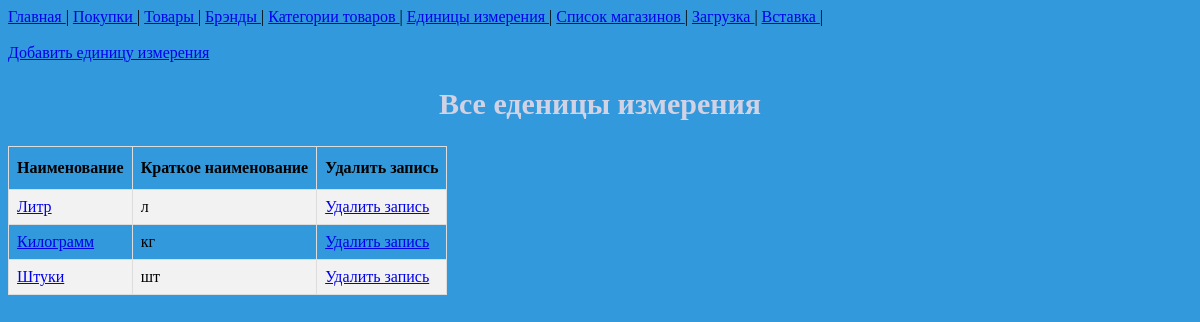
/unit/, run on the app's committed database.
### buy/models.py (models this page shows, shortened)
class Unit(models.Model):
    name = models.CharField(max_length=20)
    name_mini = models.CharField(max_length=5)
    def get_url(self):
        return reverse('update-unit', args=[self.id])
    def del_url(self):
        return reverse('del-unit', args=[self.id])

### buy/views.py (the view)
# urls.py: path('unit/', views.ListUnit.as_view(), name='list-unit'),
class ListUnit(ListView):
    template_name = 'buy/list_unit.html'
    model = Unit

### buy/templates/buy/list_unit.html (shortened to what this page needs)
{% extends 'buy/base.html' %}
{% block content %}
    {% include 'includes/navbar.html' %}
    <br>
    <a href=" {% url 'create-unit' %} " > Добавить единицу измерения </a>
    <h2> Все еденицы измерения </h2>
    <table>
        <tr>
            <th>Наименование</th>
            <th>Краткое наименование</th>
            <th>Удалить запись</th>
        </tr>
        {% for unit in object_list %}
            <tr>
                <td> <a href="{{ unit.get_url }}"> {{ unit.name }} </a> </td>
                <td> {{ unit.name_mini }} </td>
                <td> <a href=" {{ unit.del_url }} ">Удалить запись</a> </td>
            </tr>
        {% endfor %}
    </table>
{% endblock %}

### static/css/base.css (style rules this page uses)
html { background-color: #3199dc; }
h2 { color: #d2d2e5; text-align: center; font-family: "Comic Sans MS", "Comic Sans", cursive; font-size: 30px; }
table { border-collapse: collapse; }
table td, table th { border: 1px solid #ddd; padding: 8px; }
table tr:nth-child(even) { background-color: #f2f2f2; }
table th { padding-top: 12px; padding-bottom: 12px; text-align: left; }

### data on the page
Unit: name "Литр", name_mini "л"
Unit: name "Килограмм", name_mini "кг"
Unit: name "Штуки", name_mini "шт"
